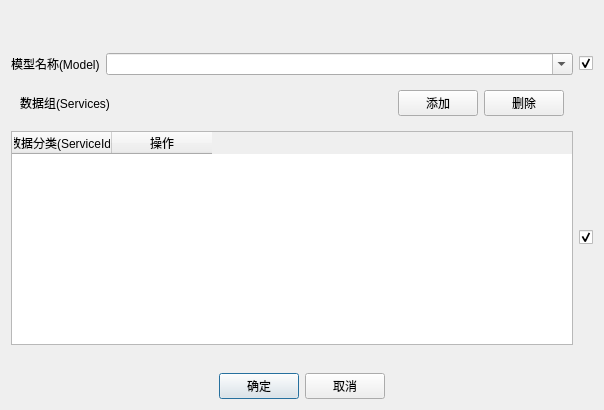
<?xml version="1.0" encoding="UTF-8"?>
<ui version="4.0">
 <class>CTcpEdgeTestSubDlg</class>
 <widget class="QDialog" name="CTcpEdgeTestSubDlg">
  <property name="geometry">
   <rect>
    <x>0</x>
    <y>0</y>
    <width>604</width>
    <height>410</height>
   </rect>
  </property>
  <property name="sizePolicy">
   <sizepolicy hsizetype="Expanding" vsizetype="Expanding">
    <horstretch>0</horstretch>
    <verstretch>0</verstretch>
   </sizepolicy>
  </property>
  <property name="windowTitle">
   <string>连接</string>
  </property>
  <layout class="QGridLayout" name="gridLayout">
   <property name="margin">
    <number>0</number>
   </property>
   <item row="3" column="0">
    <layout class="QHBoxLayout" name="horizontalLayout">
     <property name="margin">
      <number>11</number>
     </property>
     <item>
      <spacer name="horizontalSpacer">
       <property name="orientation">
        <enum>Qt::Horizontal</enum>
       </property>
       <property name="sizeHint" stdset="0">
        <size>
         <width>40</width>
         <height>20</height>
        </size>
       </property>
      </spacer>
     </item>
     <item>
      <widget class="QPushButton" name="btnOK">
       <property name="text">
        <string>确定</string>
       </property>
      </widget>
     </item>
     <item>
      <widget class="QPushButton" name="btnCancel">
       <property name="text">
        <string>取消</string>
       </property>
      </widget>
     </item>
     <item>
      <spacer name="horizontalSpacer_2">
       <property name="orientation">
        <enum>Qt::Horizontal</enum>
       </property>
       <property name="sizeHint" stdset="0">
        <size>
         <width>40</width>
         <height>20</height>
        </size>
       </property>
      </spacer>
     </item>
    </layout>
   </item>
   <item row="0" column="0">
    <layout class="QHBoxLayout" name="horizontalLayout_3">
     <item>
      <widget class="QWidget" name="title" native="true">
       <property name="minimumSize">
        <size>
         <width>0</width>
         <height>36</height>
        </size>
       </property>
       <property name="maximumSize">
        <size>
         <width>16777215</width>
         <height>36</height>
        </size>
       </property>
       <layout class="QHBoxLayout" name="horizontalLayout_4">
        <property name="margin">
         <number>0</number>
        </property>
        <item>
         <widget class="QLabel" name="titleName">
          <property name="text">
           <string/>
          </property>
         </widget>
        </item>
        <item>
         <spacer name="horizontalSpacer_3">
          <property name="orientation">
           <enum>Qt::Horizontal</enum>
          </property>
          <property name="sizeHint" stdset="0">
           <size>
            <width>255</width>
            <height>11</height>
           </size>
          </property>
         </spacer>
        </item>
       </layout>
      </widget>
     </item>
    </layout>
   </item>
   <item row="1" column="0">
    <layout class="QGridLayout" name="gridLayout_2">
     <property name="margin">
      <number>11</number>
     </property>
     <item row="2" column="2">
      <widget class="QCheckBox" name="__Services__">
       <property name="text">
        <string/>
       </property>
       <property name="checked">
        <bool>true</bool>
       </property>
      </widget>
     </item>
     <item row="2" column="0" colspan="2">
      <widget class="QTableWidget" name="_Services_">
       <property name="minimumSize">
        <size>
         <width>0</width>
         <height>200</height>
        </size>
       </property>
       <column>
        <property name="text">
         <string>数据分类(ServiceId)</string>
        </property>
       </column>
       <column>
        <property name="text">
         <string>操作</string>
        </property>
       </column>
      </widget>
     </item>
     <item row="0" column="2">
      <widget class="QCheckBox" name="__Model__">
       <property name="text">
        <string/>
       </property>
       <property name="checked">
        <bool>true</bool>
       </property>
      </widget>
     </item>
     <item row="0" column="0">
      <widget class="QLabel" name="label">
       <property name="text">
        <string>模型名称(Model)</string>
       </property>
      </widget>
     </item>
     <item row="1" column="0" colspan="2">
      <widget class="QWidget" name="widget" native="true">
       <layout class="QHBoxLayout" name="horizontalLayout_2">
        <item>
         <widget class="QLabel" name="label_2">
          <property name="text">
           <string>数据组(Services)</string>
          </property>
         </widget>
        </item>
        <item>
         <spacer name="horizontalSpacer_4">
          <property name="orientation">
           <enum>Qt::Horizontal</enum>
          </property>
          <property name="sizeHint" stdset="0">
           <size>
            <width>40</width>
            <height>20</height>
           </size>
          </property>
         </spacer>
        </item>
        <item>
         <widget class="QPushButton" name="btnAdd">
          <property name="text">
           <string>添加</string>
          </property>
          <property name="icon">
           <iconset>
            <normaloff>:/Resources/add.png</normaloff>:/Resources/add.png</iconset>
          </property>
         </widget>
        </item>
        <item>
         <widget class="QPushButton" name="btnDelete">
          <property name="text">
           <string>删除</string>
          </property>
          <property name="icon">
           <iconset>
            <normaloff>:/Resources/delete.png</normaloff>:/Resources/delete.png</iconset>
          </property>
         </widget>
        </item>
       </layout>
      </widget>
     </item>
     <item row="0" column="1">
      <widget class="QComboBox" name="_Model_">
       <property name="sizePolicy">
        <sizepolicy hsizetype="Expanding" vsizetype="Fixed">
         <horstretch>0</horstretch>
         <verstretch>0</verstretch>
        </sizepolicy>
       </property>
       <property name="editable">
        <bool>true</bool>
       </property>
      </widget>
     </item>
    </layout>
   </item>
  </layout>
 </widget>
 <resources>
  <include location="../../../../TcpEdgeServer/TcpEdgeServer.qrc"/>
 </resources>
 <connections>
  <connection>
   <sender>btnCancel</sender>
   <signal>clicked()</signal>
   <receiver>CTcpEdgeTestSubDlg</receiver>
   <slot>reject()</slot>
   <hints>
    <hint type="sourcelabel">
     <x>330</x>
     <y>66</y>
    </hint>
    <hint type="destinationlabel">
     <x>197</x>
     <y>125</y>
    </hint>
   </hints>
  </connection>
 </connections>
</ui>
